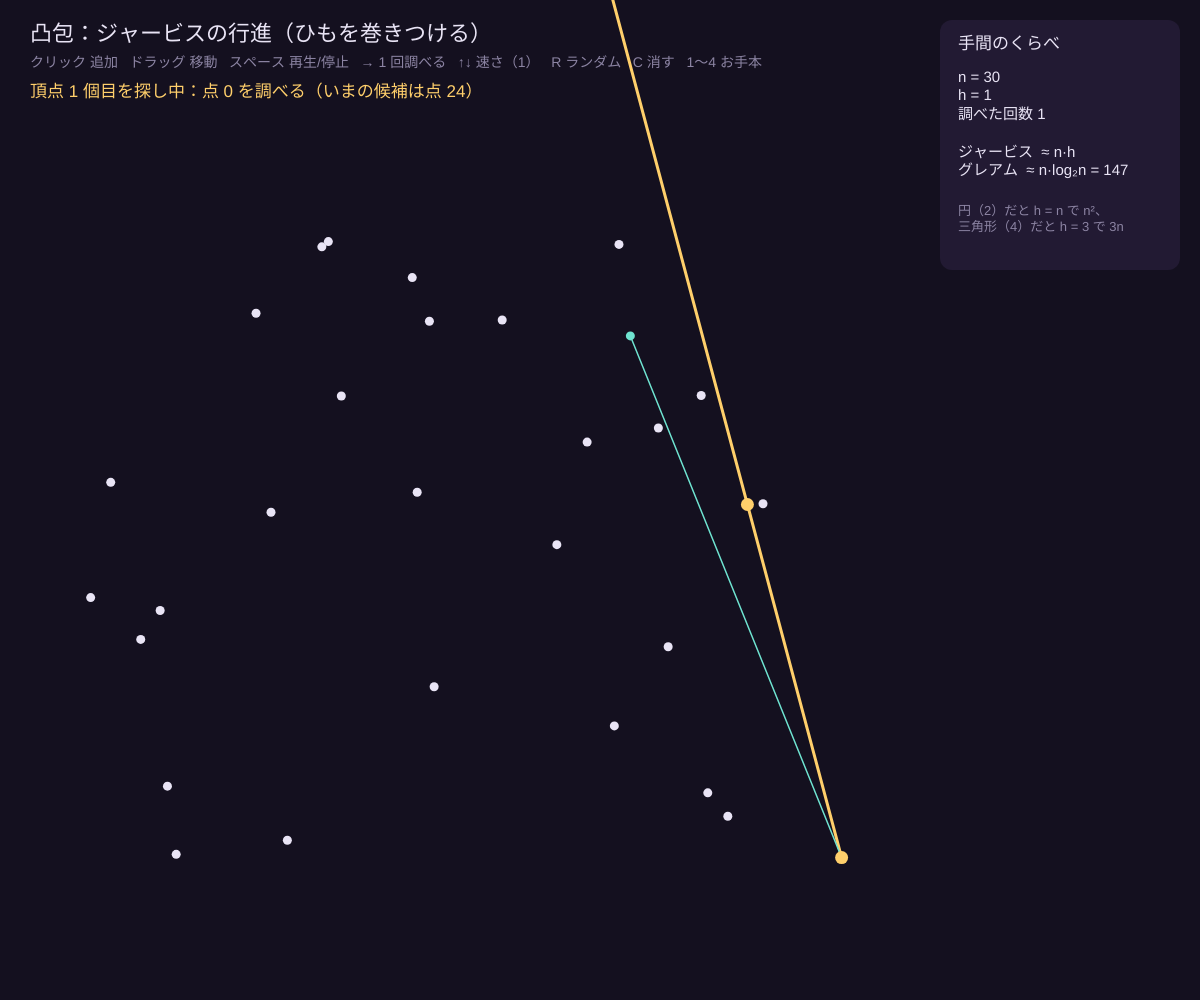
Frame 1 (no input)
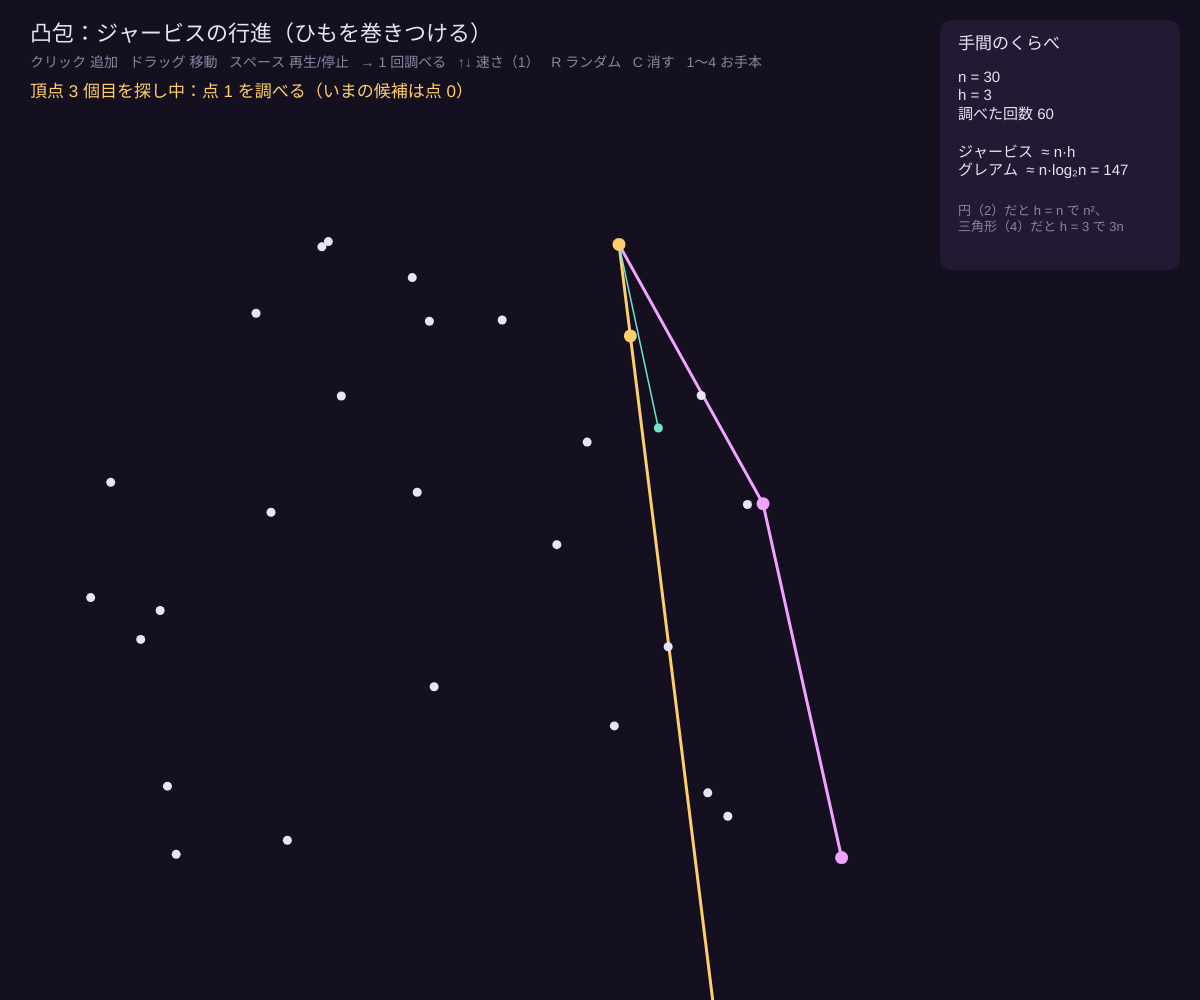
Frame 60 (no input)
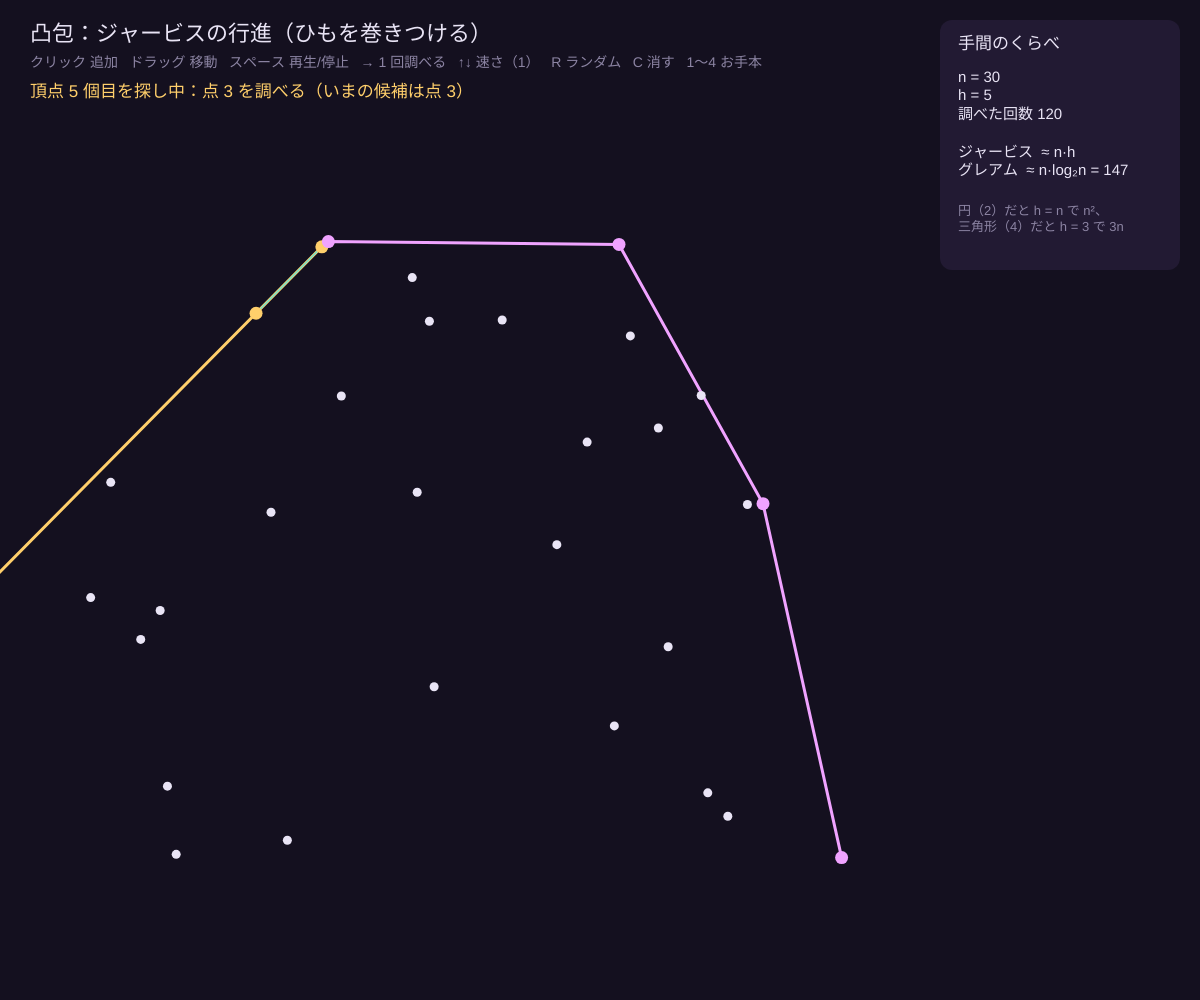
Frame 120 (the mouse pressed at the canvas centre since frame 60)

The p5.js sketch that drew these frames (run headless with seeded random() and noise() and a simulated clock; from frame 60 on, the mouse is pressed at the canvas centre):

// p5.js sketch
// ── sketch.js
// ============================================
// 08 凸包：ジャービスの行進（ギフト包装法）
// いちばん下の点から、ひもを巻きつけるように「いちばん右側に見える点」を次々選ぶ
// 1 頂点を決めるのに全部の点を調べるので、手間は n × h（h = 凸包の頂点数）
// h が小さいとグレアム走査より速く、全部が凸包に乗ると（円）遅い
// 操作：クリック = 点を追加 / ドラッグ = 動かす / スペース = 再生・停止 / → = 1 回調べる
//       R = ランダム / C = 全部消す / ↑↓ = 速さ / 1〜4 = お手本（ランダム・円・かたまり・三角形）
// ============================================

let pts = [];
let N = 30;             // ★ ランダムに置く点の数
let testsPerFrame = 1;  // ★ 1 フレームに何回調べるか（↑↓）
let auto = true;
let gen = null, hull = [], cur = -1, cand = -1, probe = -1, tests = 0, msg = '';
let drag = -1;

const BG = '#14101f', PANEL = '#221a33', FG = '#e9e4f5', DIM = '#8c84a3';
const ORCHID = '#f0a3ff', MINT = '#6fe3d0', GOLD = '#ffcf6b', BAD = '#ff6b81';

function setup() {
  createCanvas(windowWidth, windowHeight);
  preset(1);
}

function preset(k) {
  pts = [];
  let cx = (width - 280) / 2, cy = height / 2 + 30, R = min(width - 280, height) * 0.36;
  for (let i = 0; i < N; i++) {
    if (k === 1) pts.push(createVector(cx + random(-R, R) * 1.2, cy + random(-R, R)));
    if (k === 2) { let a = (TWO_PI * i) / N; pts.push(createVector(cx + cos(a) * R, cy + sin(a) * R)); }       // h = n（いちばん遅い）
    if (k === 3) pts.push(createVector(cx + randomGaussian() * R * 0.3, cy + randomGaussian() * R * 0.3));
    if (k === 4) pts.push(i < 3 ? createVector(cx + cos(i * TWO_PI / 3 - HALF_PI) * R * 1.1, cy + sin(i * TWO_PI / 3 - HALF_PI) * R * 1.1)
      : createVector(cx + random(-R, R) * 0.4, cy + random(-R, R) * 0.4));                                  // h = 3（いちばん速い）
  }
  restart();
}

function turn(o, a, b) { return (a.x - o.x) * (o.y - b.y) - (o.y - a.y) * (b.x - o.x); }   // + なら左回り
function d2(a, b) { return (a.x - b.x) ** 2 + (a.y - b.y) ** 2; }

function restart() {
  hull = []; cur = cand = probe = -1; tests = 0;
  gen = pts.length >= 3 ? jarvis() : null;
  msg = pts.length >= 3 ? '' : '点を 3 つ以上置いてください（クリック）';
}

// ★ ギフト包装法
function* jarvis() {
  let n = pts.length;
  let start = 0;
  for (let i = 1; i < n; i++) if (pts[i].y > pts[start].y || (pts[i].y === pts[start].y && pts[i].x < pts[start].x)) start = i;
  cur = start;
  do {
    hull.push(cur);
    cand = (cur + 1) % n;
    for (let j = 0; j < n; j++) {
      if (j === cur) continue;
      probe = j; tests++;
      let c = turn(pts[cur], pts[cand], pts[j]);
      // j が cur→cand の右側にある（または一直線でもっと遠い）なら、j の方が「外側」
      if (c < 0 || (c === 0 && d2(pts[cur], pts[j]) > d2(pts[cur], pts[cand]))) cand = j;
      msg = `頂点 ${hull.length} 個目を探し中：点 ${j} を調べる（いまの候補は点 ${cand}）`;
      yield;
    }
    cur = cand;
    if (hull.length > n) break; // 念のため
  } while (cur !== start);
  probe = cand = -1;
  msg = `完成！ h = ${hull.length}、調べた回数 ${tests}（≒ n × h = ${pts.length} × ${hull.length} = ${pts.length * hull.length}）`;
}

function draw() {
  background(BG);
  if (auto) for (let k = 0; k < testsPerFrame; k++) if (gen && gen.next().done) gen = null;

  // 凸包（ここまで）
  if (hull.length) {
    noFill(); stroke(ORCHID); strokeWeight(3);
    beginShape(); for (let i of hull) vertex(pts[i].x, pts[i].y);
    if (!gen) endShape(CLOSE); else { vertex(pts[cur].x, pts[cur].y); endShape(); }
  }
  // ひも：いまの点 → 候補、いまの点 → 調べている点
  if (gen && cur >= 0 && cand >= 0) {
    let c = pts[cur];
    stroke(GOLD); strokeWeight(3);
    let dir = p5.Vector.sub(pts[cand], c).setMag(2000);
    line(c.x, c.y, c.x + dir.x, c.y + dir.y);
    if (probe >= 0) { stroke(MINT); strokeWeight(1.5); line(c.x, c.y, pts[probe].x, pts[probe].y); }
  }
  pts.forEach((p, i) => {
    noStroke();
    fill(i === cur && gen ? GOLD : i === cand ? GOLD : hull.includes(i) ? ORCHID : i === probe ? MINT : FG);
    circle(p.x, p.y, hull.includes(i) || i === cand ? 13 : 9);
  });

  // パネル
  let px = width - 260;
  noStroke(); fill(PANEL); rect(px, 20, 240, 250, 12);
  fill(FG); textAlign(LEFT, TOP); textSize(17); text('手間のくらべ', px + 18, 36);
  textSize(15);
  let n = pts.length, h = hull.length;
  text(`n = ${n}\nh = ${h}\n調べた回数 ${tests}\n\nジャービス  ≈ n·h\nグレアム  ≈ n·log₂n = ${round(n * Math.log2(max(n, 2)))}`, px + 18, 70);
  fill(DIM); textSize(13); text('円（2）だと h = n で n²、\n三角形（4）だと h = 3 で 3n', px + 18, 205);

  fill(FG); textSize(22); text('凸包：ジャービスの行進（ひもを巻きつける）', 30, 24);
  fill(DIM); textSize(14); text(`クリック 追加   ドラッグ 移動   スペース 再生/停止   → 1 回調べる   ↑↓ 速さ（${testsPerFrame}）   R ランダム   C 消す   1〜4 お手本`, 30, 56);
  fill(GOLD); textSize(17); text(msg, 30, 84, width - 320);
}

function mousePressed() {
  if (mouseX > width - 260 && mouseY < 280) return;
  drag = -1;
  pts.forEach((p, i) => { if (dist(mouseX, mouseY, p.x, p.y) < 12) drag = i; });
}
function mouseDragged() { if (drag >= 0) { pts[drag].x = mouseX; pts[drag].y = mouseY; restart(); } }
function mouseReleased() {
  if (mouseX > width - 260 && mouseY < 280) return;
  if (drag < 0 && mouseY > 110) { pts.push(createVector(mouseX, mouseY)); restart(); }
  drag = -1;
}

function keyPressed() {
  if (key === ' ') { auto = !auto; return false; }
  if (key === RIGHT_ARROW) { if (gen && gen.next().done) gen = null; return false; }
  if (key === UP_ARROW) { testsPerFrame = min(testsPerFrame * 2, 64); return false; }
  if (key === DOWN_ARROW) { testsPerFrame = max(testsPerFrame / 2, 1); return false; }
  if (key === 'r' || key === 'R') preset(1);
  if (key === 'c' || key === 'C') { pts = []; restart(); }
  if ('1234'.includes(key)) preset(Number(key));
}

function windowResized() { resizeCanvas(windowWidth, windowHeight); preset(1); }
